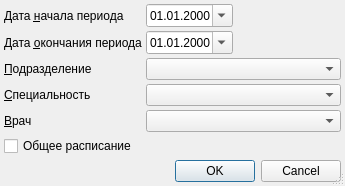
<?xml version="1.0" encoding="UTF-8"?>
<ui version="4.0">
 <class>TimelineSetupDialog</class>
 <widget class="QDialog" name="TimelineSetupDialog">
  <property name="windowModality">
   <enum>Qt::ApplicationModal</enum>
  </property>
  <property name="geometry">
   <rect>
    <x>0</x>
    <y>0</y>
    <width>345</width>
    <height>176</height>
   </rect>
  </property>
  <property name="windowTitle">
   <string>параметры отчёта</string>
  </property>
  <property name="sizeGripEnabled">
   <bool>true</bool>
  </property>
  <layout class="QGridLayout" name="gridLayout">
   <property name="margin">
    <number>4</number>
   </property>
   <property name="spacing">
    <number>4</number>
   </property>
   <item row="7" column="0" colspan="4">
    <widget class="QDialogButtonBox" name="buttonBox">
     <property name="orientation">
      <enum>Qt::Horizontal</enum>
     </property>
     <property name="standardButtons">
      <set>QDialogButtonBox::Cancel|QDialogButtonBox::Ok</set>
     </property>
    </widget>
   </item>
   <item row="0" column="0" colspan="2">
    <widget class="QLabel" name="lblBegDate">
     <property name="text">
      <string>Дата &amp;начала периода</string>
     </property>
     <property name="buddy">
      <cstring>edtBegDate</cstring>
     </property>
    </widget>
   </item>
   <item row="0" column="2">
    <widget class="CDateEdit" name="edtBegDate">
     <property name="sizePolicy">
      <sizepolicy hsizetype="Maximum" vsizetype="Fixed">
       <horstretch>0</horstretch>
       <verstretch>0</verstretch>
      </sizepolicy>
     </property>
     <property name="displayFormat">
      <string>dd.MM.yyyy</string>
     </property>
     <property name="calendarPopup">
      <bool>true</bool>
     </property>
    </widget>
   </item>
   <item row="0" column="3">
    <spacer>
     <property name="orientation">
      <enum>Qt::Horizontal</enum>
     </property>
     <property name="sizeHint" stdset="0">
      <size>
       <width>101</width>
       <height>20</height>
      </size>
     </property>
    </spacer>
   </item>
   <item row="1" column="0" colspan="2">
    <widget class="QLabel" name="lblEndDate">
     <property name="text">
      <string>Дата &amp;окончания периода</string>
     </property>
     <property name="buddy">
      <cstring>edtEndDate</cstring>
     </property>
    </widget>
   </item>
   <item row="1" column="2">
    <widget class="CDateEdit" name="edtEndDate">
     <property name="sizePolicy">
      <sizepolicy hsizetype="Maximum" vsizetype="Fixed">
       <horstretch>0</horstretch>
       <verstretch>0</verstretch>
      </sizepolicy>
     </property>
     <property name="displayFormat">
      <string>dd.MM.yyyy</string>
     </property>
     <property name="calendarPopup">
      <bool>true</bool>
     </property>
    </widget>
   </item>
   <item row="1" column="3">
    <spacer>
     <property name="orientation">
      <enum>Qt::Horizontal</enum>
     </property>
     <property name="sizeHint" stdset="0">
      <size>
       <width>101</width>
       <height>20</height>
      </size>
     </property>
    </spacer>
   </item>
   <item row="2" column="0" colspan="2">
    <widget class="QLabel" name="lblOrgStructure">
     <property name="text">
      <string>&amp;Подразделение</string>
     </property>
     <property name="buddy">
      <cstring>cmbOrgStructure</cstring>
     </property>
    </widget>
   </item>
   <item row="2" column="2" colspan="2">
    <widget class="COrgStructureComboBox" name="cmbOrgStructure"/>
   </item>
   <item row="3" column="0" colspan="2">
    <widget class="QLabel" name="lblSpeciality">
     <property name="text">
      <string>&amp;Специальность</string>
     </property>
     <property name="buddy">
      <cstring>cmbSpeciality</cstring>
     </property>
    </widget>
   </item>
   <item row="3" column="2" colspan="2">
    <widget class="CRBComboBox" name="cmbSpeciality">
     <property name="whatsThis">
      <string>&lt;html&gt;&lt;head&gt;&lt;meta name=&quot;qrichtext&quot; content=&quot;1&quot; /&gt;&lt;style type=&quot;text/css&quot;&gt;
p, li { white-space: pre-wrap; }
&lt;/style&gt;&lt;/head&gt;&lt;body style=&quot; font-family:'MS Shell Dlg 2'; font-size:8.25pt; font-weight:400; font-style:normal;&quot;&gt;
&lt;p style=&quot;-qt-paragraph-type:empty; margin-top:0px; margin-bottom:0px; margin-left:0px; margin-right:0px; -qt-block-indent:0; text-indent:0px;&quot;&gt;&lt;/p&gt;&lt;/body&gt;&lt;/html&gt;</string>
     </property>
    </widget>
   </item>
   <item row="4" column="0">
    <widget class="QLabel" name="lblPerson">
     <property name="text">
      <string>&amp;Врач</string>
     </property>
     <property name="buddy">
      <cstring>cmbPerson</cstring>
     </property>
    </widget>
   </item>
   <item row="4" column="2" colspan="2">
    <widget class="CPersonComboBoxEx" name="cmbPerson"/>
   </item>
   <item row="6" column="0">
    <spacer>
     <property name="orientation">
      <enum>Qt::Vertical</enum>
     </property>
     <property name="sizeHint" stdset="0">
      <size>
       <width>21</width>
       <height>21</height>
      </size>
     </property>
    </spacer>
   </item>
   <item row="5" column="0" colspan="2">
    <widget class="QCheckBox" name="chkCommon">
     <property name="text">
      <string>Общее расписание</string>
     </property>
    </widget>
   </item>
  </layout>
 </widget>
 <customwidgets>
  <customwidget>
   <class>CDateEdit</class>
   <extends>QDateEdit</extends>
   <header>library/DateEdit</header>
  </customwidget>
  <customwidget>
   <class>COrgStructureComboBox</class>
   <extends>QComboBox</extends>
   <header>Orgs/OrgStructComboBoxes.h</header>
  </customwidget>
  <customwidget>
   <class>CPersonComboBoxEx</class>
   <extends>QComboBox</extends>
   <header>Orgs/PersonComboBoxEx.h</header>
  </customwidget>
  <customwidget>
   <class>CRBComboBox</class>
   <extends>QComboBox</extends>
   <header>library/crbcombobox.h</header>
  </customwidget>
 </customwidgets>
 <tabstops>
  <tabstop>edtBegDate</tabstop>
  <tabstop>edtEndDate</tabstop>
  <tabstop>cmbOrgStructure</tabstop>
  <tabstop>cmbSpeciality</tabstop>
  <tabstop>cmbPerson</tabstop>
  <tabstop>buttonBox</tabstop>
 </tabstops>
 <resources/>
 <connections>
  <connection>
   <sender>buttonBox</sender>
   <signal>accepted()</signal>
   <receiver>TimelineSetupDialog</receiver>
   <slot>accept()</slot>
   <hints>
    <hint type="sourcelabel">
     <x>190</x>
     <y>252</y>
    </hint>
    <hint type="destinationlabel">
     <x>119</x>
     <y>239</y>
    </hint>
   </hints>
  </connection>
  <connection>
   <sender>buttonBox</sender>
   <signal>rejected()</signal>
   <receiver>TimelineSetupDialog</receiver>
   <slot>reject()</slot>
   <hints>
    <hint type="sourcelabel">
     <x>241</x>
     <y>252</y>
    </hint>
    <hint type="destinationlabel">
     <x>316</x>
     <y>234</y>
    </hint>
   </hints>
  </connection>
 </connections>
</ui>
